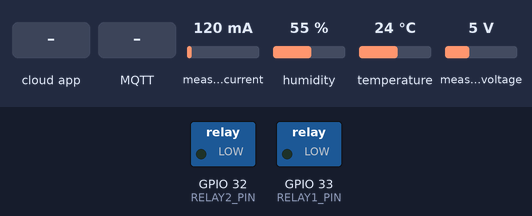
A sketch run on a simulated ESP32. Shown: switched loads named in the sketch (green lamp = pin HIGH). The test bench sets the inputs (shaded band); at power-on: measured current 120 mA, humidity 55 %, temperature 24 °C, measured voltage 5 V. WiFi joins after 1.5 s; servers stay silent unless stated; uploads are accepted with an empty reply; no MQTT or app messages arrive unless stated; what the sketch prints to the serial monitor is not drawn.

Above: at 2.7 s.
2.8 s: the phone or cloud app sets 67d13b264dee339ca79b6f80 to 1
At 3.7 s:
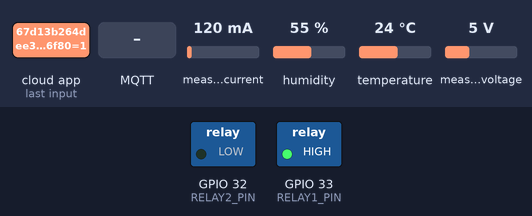
4.3 s: MQTT message "LIGHT2_ON" arrives on the first subscribed topic
At 4.9 s:
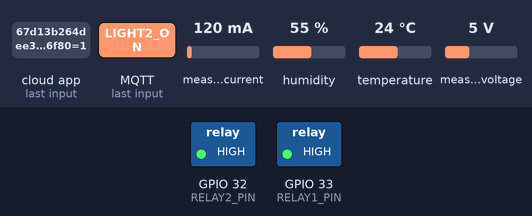
5.8 s: the phone or cloud app sets 67d13b264dee339ca79b6f80 to 0
At 7.0 s:
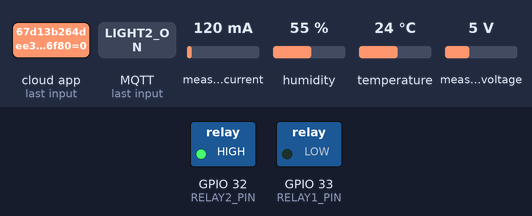
7.3 s: MQTT message "LIGHT1_ON" arrives on the first subscribed topic
At 8.3 s:
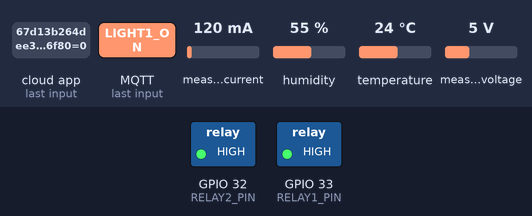
12.0 s: the phone or cloud app sets 67d13b566066f22be0656db5 to 0
At 13.1 s:
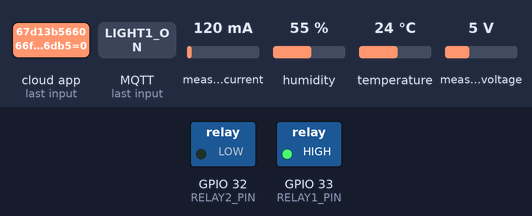
13.5 s: MQTT message "LIGHT1_OFF" arrives on the first subscribed topic
At 14.3 s:
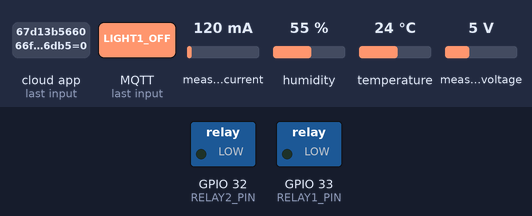
Timing chart, 0 to 16.0 s (numbered marks = the images above; inputs shaded):
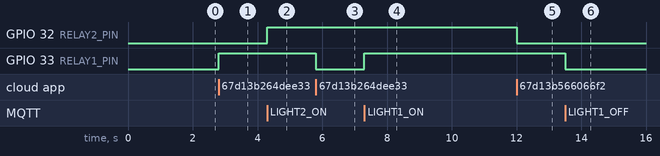

The sketch:

FINALUPDATE_CODE.ino
```cpp
#include <WiFi.h>
#include <HTTPClient.h>
#include <ArduinoJson.h>
#include <DHT.h>
#include <PZEM004Tv30.h>
#include <PubSubClient.h>
#include <WiFiClientSecure.h>
#include <SinricPro.h>
#include <SinricProSwitch.h>

// ================== CẤU HÌNH PHẦN CỨNG ==================
#define DHTPIN 4
#define DHTTYPE DHT11
#define RELAY1_PIN 33
#define RELAY2_PIN 32

// ================== SINRIC PRO ==================
#define APP_KEY     "8e10eb5d-2f08-4317-908b-322a540c6239"
#define APP_SECRET  "07f2aa77-e000-4d17-aed1-c6af2b2b8e37-51b7fd9f-232a-4fdc-83a8-833818b01bf5"
#define DEVICE_ID_1 "67d13b264dee339ca79b6f80"
#define DEVICE_ID_2 "67d13b566066f22be0656db5"

// ================== WIFI & SERVER ==================
const char* ssid = "Dyy";
const char* password = "11111111";
const char* serverHumidity = "http://192.168.222.202:5000/data";
const char* serverPower = "http://192.168.222.202:5000/power-data";

// ================== MQTT HIVE MQ CLOUD ==================
const char* mqtt_server = "e17c27e51dd64ab99f00a1ea2ca57bca.s1.eu.hivemq.cloud";
const int mqtt_port = 8883;
const char* mqtt_user = "hivemq.webclient.1744615444575";
const char* mqtt_pass = "Dt8KjA7p9;>s6ByEo&C#";

WiFiClientSecure espClient;
PubSubClient client(espClient);
DHT dht(DHTPIN, DHTTYPE);
HardwareSerial pzemSerial(1);
PZEM004Tv30 pzem(pzemSerial, 16, 17);

// ================== SINRIC CALLBACK ==================
bool onPowerState1(const String &deviceId, bool &state) {
  digitalWrite(RELAY1_PIN, state ? HIGH : LOW);
  Serial.printf("Light 1 %s\n", state ? "ON" : "OFF");
  return true;
}
bool onPowerState2(const String &deviceId, bool &state) {
  digitalWrite(RELAY2_PIN, state ? HIGH : LOW);
  Serial.printf("Light 2 %s\n", state ? "ON" : "OFF");
  return true;
}

// ================== SETUP WIFI ==================
void setup_wifi() {
  WiFi.begin(ssid, password);
  Serial.print("Đang kết nối WiFi");
  while (WiFi.status() != WL_CONNECTED) {
    delay(500);
    Serial.print(".");
  }
  Serial.println("\n✅ Kết nối WiFi thành công!");
  Serial.print("📶 IP: ");
  Serial.println(WiFi.localIP());
}

// ================== MQTT CALLBACK ==================
void callback(char* topic, byte* payload, unsigned int length) {
  String msg;
  for (int i = 0; i < length; i++) msg += (char)payload[i];

  Serial.print("📥 MQTT command: ");
  Serial.println(msg);

  if (msg == "LIGHT1_ON") digitalWrite(RELAY1_PIN, HIGH);
  else if (msg == "LIGHT1_OFF") digitalWrite(RELAY1_PIN, LOW);
  else if (msg == "LIGHT2_ON") digitalWrite(RELAY2_PIN, HIGH);
  else if (msg == "LIGHT2_OFF") digitalWrite(RELAY2_PIN, LOW);
}

// ================== MQTT RECONNECT ==================
void reconnect() {
  while (!client.connected()) {
    Serial.print("🔌 Kết nối lại MQTT...");
    if (client.connect("ESP32Client", mqtt_user, mqtt_pass)) {
      Serial.println("✅ MQTT connected!");
      client.subscribe("home/light");
    } else {
      Serial.print("❌ MQTT failed. Code: ");
      Serial.println(client.state());
      delay(5000);
    }
  }
}

// ================== GỬI DỮ LIỆU ==================
void sendHumidity(float temperature, float humidity) {
  HTTPClient http;
  http.begin(serverHumidity);
  http.addHeader("Content-Type", "application/json");

  StaticJsonDocument<200> doc;
  doc["temperature"] = temperature;
  doc["humidity"] = humidity;

  String json;
  serializeJson(doc, json);
  int code = http.POST(json);

  if (code > 0)
    Serial.println("Humidity sent: " + http.getString());
  else
    Serial.println("❌ Lỗi gửi humidity");

  http.end();
}

void sendToServer(float voltage, float current, float power, float energy, float frequency, float pf) {
  HTTPClient http;
  http.begin(serverPower);
  http.addHeader("Content-Type", "application/json");

  StaticJsonDocument<512> doc;
  doc["voltage"] = voltage;
  doc["current"] = current;
  doc["power"] = power;
  doc["energy"] = energy;
  doc["frequency"] = frequency;
  doc["power_factor"] = pf;

  String json;
  serializeJson(doc, json);
  int code = http.POST(json);

  if (code > 0)
    Serial.println("Power data sent: " + http.getString());
  else
    Serial.printf("❌ Lỗi gửi power data: %d\n", code);

  http.end();
}

// ================== ĐẢM BẢO WIFI ==================
void ensureWiFi() {
  if (WiFi.status() != WL_CONNECTED) {
    Serial.println("🔄 Reconnecting to WiFi...");
    WiFi.disconnect();
    WiFi.reconnect();
    while (WiFi.status() != WL_CONNECTED) {
      delay(500);
      Serial.print(".");
    }
    Serial.println("\n🔁 Reconnected to WiFi!");
  }
}

// ================== TASK GỬI DỮ LIỆU ĐỊNH KỲ ==================
void dataTask(void * parameter) {
  const unsigned long interval = 10000;
  unsigned long lastSend = 0;

  while (true) {
    if (millis() - lastSend >= interval) {
      lastSend = millis();
      ensureWiFi();

      float t = dht.readTemperature();
      float h = dht.readHumidity();
      if (!isnan(t) && !isnan(h)) sendHumidity(t, h);

      float voltage = pzem.voltage();
      float current = pzem.current();
      float power = pzem.power();
      float energy = pzem.energy();
      float frequency = pzem.frequency();
      float pf = pzem.pf();

      sendToServer(voltage, current, power, energy, frequency, pf);
    }

    vTaskDelay(100 / portTICK_PERIOD_MS);
  }
}

// ================== SETUP ==================
void setup() {
  Serial.begin(115200);

  dht.begin();
  pinMode(RELAY1_PIN, OUTPUT);
  pinMode(RELAY2_PIN, OUTPUT);
  digitalWrite(RELAY1_PIN, LOW);
  digitalWrite(RELAY2_PIN, LOW);

  setup_wifi();

  pzemSerial.begin(9600, SERIAL_8N1, 16, 17);
  espClient.setInsecure();
  client.setServer(mqtt_server, mqtt_port);
  client.setCallback(callback);

  SinricProSwitch &myLight1 = SinricPro[DEVICE_ID_1];
  myLight1.onPowerState(onPowerState1);
  SinricProSwitch &myLight2 = SinricPro[DEVICE_ID_2];
  myLight2.onPowerState(onPowerState2);
  SinricPro.begin(APP_KEY, APP_SECRET);

  xTaskCreatePinnedToCore(dataTask, "Data Sender", 4096, NULL, 1, NULL, 1);
}

// ================== LOOP ==================
void loop() {
  if (!client.connected()) reconnect();
  client.loop();
  SinricPro.handle();
}
```

Measured:
- after the input at 2.8 s, GPIO 33 (RELAY1_PIN): LOW → HIGH at once
- after the input at 4.3 s, GPIO 32 (RELAY2_PIN): LOW → HIGH at once
- after the input at 5.8 s, GPIO 33 (RELAY1_PIN): HIGH → LOW at once
- after the input at 7.3 s, GPIO 33 (RELAY1_PIN): LOW → HIGH at once
- after the input at 12.0 s, GPIO 32 (RELAY2_PIN): HIGH → LOW at once
- after the input at 13.5 s, GPIO 33 (RELAY1_PIN): HIGH → LOW at once
